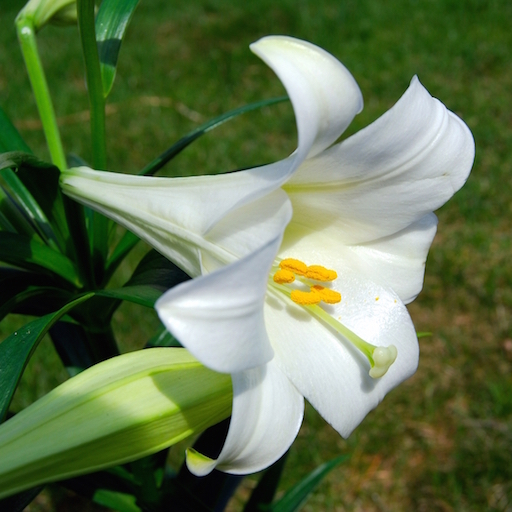
#> input picture month05/code/datascience/da_data/lily.jpg, 512 x 512 px
$ python demo04_svd.py   (older library calls are emulated)
#> lines starting #> are read from the running program, lines starting #| are printed output that depends on the picture
"""
demo04_svd.py 提取方阵图片的特征值与奇异值
"""
import numpy as np
import matplotlib.pyplot as mp
import scipy.misc as sm

# 读取图片数据
# img = sm.imread('../da_data/lily.jpg')
img = sm.imread('../da_data/lily.jpg', True)  # True表示灰度处理
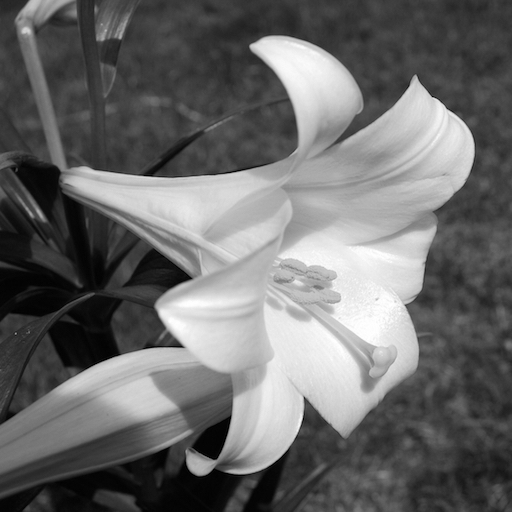
#> img: shape (512, 512) float32; min 0, max 255, mean 106.7
print(img)
#> (printed output is left out)
print(img[0, 0])
#| 36.742
print(img.shape)
#| (512, 512)

# [8 lines of commented-out code are left out]
img = np.mat(img)
eigvals, eigvecs = np.linalg.eig(img)
# 抹掉一部分特征值
# eigvals[250:] = 0
eigvals[100:] = 0
img2 = eigvecs * np.diag(eigvals) * eigvecs.I
# 只提取实部
img2 = img2.real
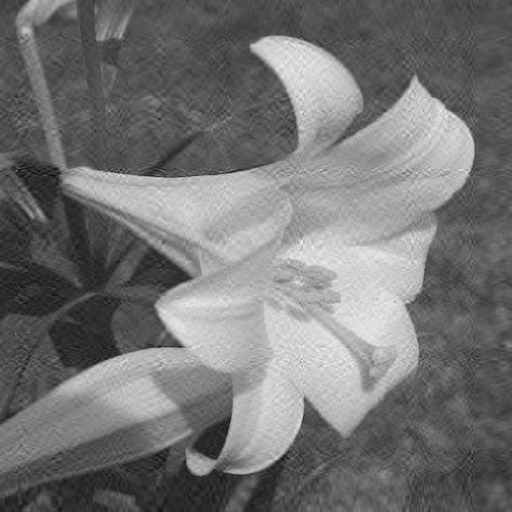
#> img2: shape (512, 512) float32; min -53.04, max 296.9, mean 106.7; drawn with min black and max white

# 奇异值分解
U, sv, V = np.linalg.svd(img)
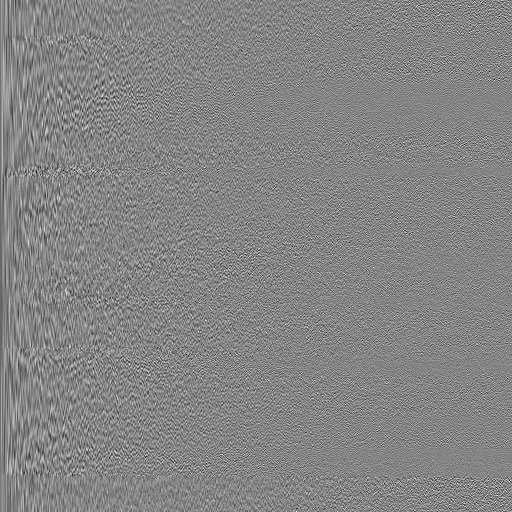
#> U: shape (512, 512) float32; min -0.259, max 0.237, mean -6.67e-05; drawn with min black and max white
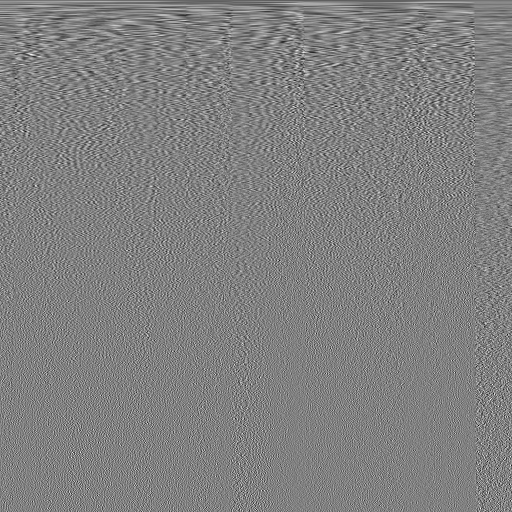
#> V: shape (512, 512) float32; min -0.235, max 0.23, mean -7.38e-05; drawn with min black and max white
#> sv = 512 values, max 60670.1 at index 0, min 0.00687 at index 511, mean 409
sv[50:] = 0
img3 = U * np.diag(sv) * V

mp.figure('Lily')
mp.subplot(221)
mp.imshow(img, cmap='gray')
mp.xticks([])
mp.yticks([])

mp.subplot(222)
print(img3.dtype)
#| float32
mp.imshow(img3, cmap='gray')
mp.xticks([])
mp.yticks([])

mp.subplot(224)  # 121表示一行两列第二幅
print(img2.dtype)
#| float32
mp.imshow(img2, cmap='gray')
mp.xticks([])
mp.yticks([])

mp.tight_layout()
mp.show()
